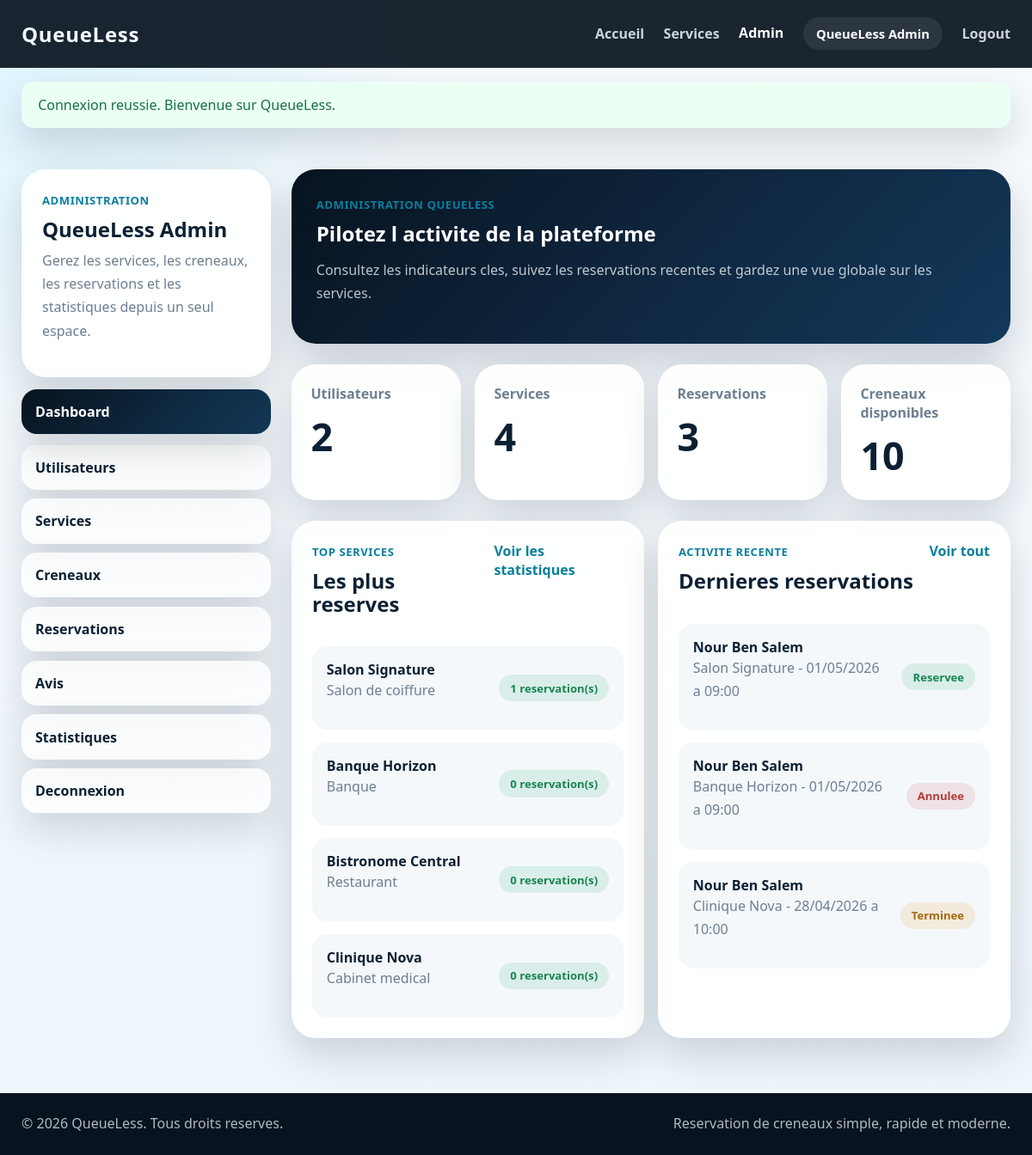
Page /admin/dashboard.php (signed in) on the committed database.
### tables this page shows
CREATE TABLE reservations (
    id INT UNSIGNED AUTO_INCREMENT PRIMARY KEY,
    user_id INT UNSIGNED NOT NULL,
    service_id INT UNSIGNED NOT NULL,
    slot_id INT UNSIGNED NOT NULL,
    statut ENUM('reservee', 'annulee', 'terminee') NOT NULL DEFAULT 'reservee',
    commentaire TEXT DEFAULT NULL,
    date_reservation TIMESTAMP NOT NULL DEFAULT CURRENT_TIMESTAMP,
    INDEX idx_reservations_user (user_id),
    INDEX idx_reservations_service (service_id),
    INDEX idx_reservations_slot (slot_id),
    INDEX idx_reservations_statut (statut),
    CONSTRAINT fk_reservations_user
        FOREIGN KEY (user_id) REFERENCES users(id)
        ON DELETE CASCADE
        ON UPDATE CASCADE,
    CONSTRAINT fk_reservations_service
        FOREIGN KEY (service_id) REFERENCES services(id)
        ON DELETE RESTRICT
        ON UPDATE CASCADE,
    CONSTRAINT fk_reservations_slot
        FOREIGN KEY (slot_id) REFERENCES slots(id)
        ON DELETE RESTRICT
        ON UPDATE CASCADE
);

CREATE TABLE users (
    id INT UNSIGNED AUTO_INCREMENT PRIMARY KEY,
    nom VARCHAR(100) NOT NULL,
    prenom VARCHAR(100) NOT NULL,
    email VARCHAR(150) NOT NULL UNIQUE,
    password VARCHAR(255) NOT NULL,
    telephone VARCHAR(30) DEFAULT NULL,
    role ENUM('user', 'admin') NOT NULL DEFAULT 'user',
    created_at TIMESTAMP NOT NULL DEFAULT CURRENT_TIMESTAMP
);

CREATE TABLE services (
    id INT UNSIGNED AUTO_INCREMENT PRIMARY KEY,
    nom VARCHAR(150) NOT NULL,
    description TEXT NOT NULL,
    categorie VARCHAR(100) NOT NULL,
    adresse VARCHAR(255) NOT NULL,
    image VARCHAR(255) DEFAULT NULL,
    duree_moyenne INT UNSIGNED NOT NULL DEFAULT 30,
    actif TINYINT(1) NOT NULL DEFAULT 1,
    created_at TIMESTAMP NOT NULL DEFAULT CURRENT_TIMESTAMP,
    INDEX idx_services_categorie (categorie),
    INDEX idx_services_actif (actif)
);

CREATE TABLE slots (
    id INT UNSIGNED AUTO_INCREMENT PRIMARY KEY,
    service_id INT UNSIGNED NOT NULL,
    date_slot DATE NOT NULL,
    heure_debut TIME NOT NULL,
    heure_fin TIME NOT NULL,
    disponible TINYINT(1) NOT NULL DEFAULT 1,
    UNIQUE KEY uq_service_slot (service_id, date_slot, heure_debut, heure_fin),
    INDEX idx_slots_service_date (service_id, date_slot),
    INDEX idx_slots_disponible (disponible),
    CONSTRAINT fk_slots_service
        FOREIGN KEY (service_id) REFERENCES services(id)
        ON DELETE CASCADE
        ON UPDATE CASCADE
);

### includes/functions.php (called while the page is built, shortened)
<?php
function e(?string $value): string
{
    return htmlspecialchars((string) $value, ENT_QUOTES, 'UTF-8');
}
function url(string $path = ''): string
{
    $path = ltrim($path, '/');
    return (APP_URL !== '' ? APP_URL : '') . '/' . $path;
}
function format_datetime(?string $value, string $format = 'd/m/Y H:i'): string
{
    try {
        return (new DateTime($value))->format($format);
    } catch (Throwable $exception) {
        return (string) $value;
    }
}
function reservation_status_label(string $status): string
{
    $labels = [
        'reservee' => 'Reservee',
        'annulee' => 'Annulee',
        'terminee' => 'Terminee',
        'disponible' => 'Disponible',
        'occupe' => 'Occupe',
    ];
    return $labels[$status] ?? ucfirst($status);
}
function badge_class_for(string $status): string
{
    $status = strtolower($status);
    if (in_array($status, ['reservee', 'disponible', 'actif', 'success'], true)) {
        return 'status-badge success';
    }
    if (in_array($status, ['annulee', 'inactif', 'danger'], true)) {
        return 'status-badge danger';
    }
    if (in_array($status, ['terminee', 'warning'], true)) {
        return 'status-badge warning';
    }
    return 'status-badge';
}

### admin/dashboard.php (the view, shortened to what this page needs)
<?php
$metrics = [
    'users' => 0,
    'services' => 0,
    'reservations' => 0,
    'available_slots' => 0,
];
$topServices = [];
$recentReservations = [];
try {
    $pdo = getPDO();
    $metrics['users'] = (int) $pdo->query('SELECT COUNT(*) FROM users')->fetchColumn();
    $metrics['services'] = (int) $pdo->query('SELECT COUNT(*) FROM services')->fetchColumn();
    $metrics['reservations'] = (int) $pdo->query('SELECT COUNT(*) FROM reservations')->fetchColumn();
    $metrics['available_slots'] = (int) $pdo->query('SELECT COUNT(*) FROM slots WHERE disponible = 1')->fetchColumn();
    $topServicesStatement = $pdo->query(
        'SELECT s.nom, s.categorie, COUNT(r.id) AS total_reservations
        FROM services s
        LEFT JOIN reservations r ON r.service_id = s.id AND r.statut = "reservee"
        GROUP BY s.id, s.nom, s.categorie
        ORDER BY total_reservations DESC, s.nom ASC
        LIMIT 5'
    );
    $topServices = $topServicesStatement->fetchAll();
    $recentReservationsStatement = $pdo->query(
        'SELECT
            r.id,
            r.statut,
            u.prenom,
            u.nom,
            s.nom AS service_nom,
            sl.date_slot,
            sl.heure_debut
        FROM reservations r
        INNER JOIN users u ON u.id = r.user_id
        INNER JOIN services s ON s.id = r.service_id
        INNER JOIN slots sl ON sl.id = r.slot_id
        ORDER BY r.date_reservation DESC
        LIMIT 6'
    );
    $recentReservations = $recentReservationsStatement->fetchAll();
} catch (Throwable $exception) {
    $databaseWarning = 'La base de donnees n est pas encore disponible. Importez le script SQL pour activer le dashboard admin.';
}
require_once __DIR__ . '/../includes/header.php';
?>
<section class="dashboard-section">
    <div class="container dashboard-layout">
        <?php include __DIR__ . '/../includes/sidebar_admin.php'; ?>
        <div class="dashboard-main">
            <div class="dashboard-hero">
                <span class="dashboard-kicker">Administration QueueLess</span>
                <h1>Pilotez l activite de la plateforme</h1>
                <p>Consultez les indicateurs cles, suivez les reservations recentes et gardez une vue globale sur les services.</p>
            </div>
            <div class="stats-grid admin-stats-grid">
                <article class="stat-panel">
                    <span>Utilisateurs</span>
                    <strong><?= e((string) $metrics['users']); ?></strong>
                </article>
                <article class="stat-panel">
                    <span>Services</span>
                    <strong><?= e((string) $metrics['services']); ?></strong>
                </article>
                <article class="stat-panel">
                    <span>Reservations</span>
                    <strong><?= e((string) $metrics['reservations']); ?></strong>
                </article>
                <article class="stat-panel">
                    <span>Creneaux disponibles</span>
                    <strong><?= e((string) $metrics['available_slots']); ?></strong>
                </article>
            </div>
            <div class="dashboard-columns">
                <section class="content-panel">
                    <div class="panel-heading">
                        <div>
                            <span class="small-label">Top services</span>
                            <h2>Les plus reserves</h2>
                        </div>
                        <a href="<?= url('admin/stats.php'); ?>">Voir les statistiques</a>
                    </div>
                    <?php if ($topServices): ?>
                        <div class="activity-list">
                            <?php foreach ($topServices as $service): ?>
                                <article class="activity-item">
                                    <div>
                                        <strong><?= e((string) $service['nom']); ?></strong>
                                        <p><?= e((string) $service['categorie']); ?></p>
                                    </div>
                                    <span class="status-badge success"><?= e((string) $service['total_reservations']); ?> reservation(s)</span>
                                </article>
                            <?php endforeach; ?>
                        </div>
                    <?php else: ?>
                        <div class="empty-panel">
                            <p>Aucune donnee de service disponible pour le moment.</p>
                        </div>
                    <?php endif; ?>
                </section>
                <section class="content-panel">
                    <div class="panel-heading">
                        <div>
                            <span class="small-label">Activite recente</span>
                            <h2>Dernieres reservations</h2>
                        </div>
                        <a href="<?= url('admin/reservations.php'); ?>">Voir tout</a>
                    </div>
                    <?php if ($recentReservations): ?>
                        <div class="activity-list">
                            <?php foreach ($recentReservations as $reservation): ?>
                                <article class="activity-item">
                                    <div>
                                        <strong><?= e(trim((string) (($reservation['prenom'] ?? '') . ' ' . ($reservation['nom'] ?? '')))); ?></strong>
                                        <p><?= e((string) $reservation['service_nom']); ?> - <?= e(format_datetime((string) $reservation['date_slot'], 'd/m/Y')); ?> a <?= e(substr((string) $reservation['heure_debut'], 0, 5)); ?></p>
                                    </div>
                                    <span class="<?= e(badge_class_for((string) $reservation['statut'])); ?>"><?= e(reservation_status_label((string) $reservation['statut'])); ?></span>
                                </article>
                            <?php endforeach; ?>
                        </div>
                    <?php else: ?>
                        <div class="empty-panel">
                            <p>Aucune reservation recente a afficher.</p>
                        </div>
                    <?php endif; ?>
                </section>
            </div>
        </div>
    </div>
</section>
<?php require_once __DIR__ . '/../includes/footer.php'; ?>

### rows in the picture
reservations: user.nom "Nour Ben Salem", service.nom "Salon Signature", slot.date_slot "01/05/2026", slot.heure_debut "09:00", statut "Reservee"
reservations: user.nom "Nour Ben Salem", service.nom "Banque Horizon", slot.date_slot "01/05/2026", slot.heure_debut "09:00", statut "Annulee"
reservations: user.nom "Nour Ben Salem", service.nom "Clinique Nova", slot.date_slot "28/04/2026", slot.heure_debut "10:00", statut "Terminee"

### other values in the picture
$flashMessage['message'] "Connexion reussie. Bienvenue sur QueueLess."
$displayName !== '' ? $displayName : 'Admin QueueLess' "QueueLess Admin"
$metrics['users'] "2"
$metrics['services'] "4"
$metrics['reservations'] "3"
$metrics['available_slots'] "10"
$service['nom'] "Salon Signature"
$service['categorie'] "Salon de coiffure"
$service['total_reservations'] "1"
$service['nom'] "Banque Horizon"
$service['categorie'] "Banque"
$service['total_reservations'] "0"
$service['nom'] "Bistronome Central"
$service['categorie'] "Restaurant"
$service['nom'] "Clinique Nova"
